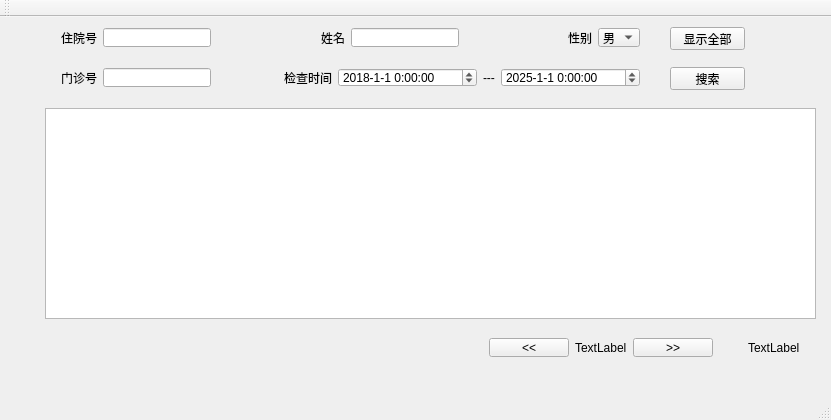
<?xml version="1.0" encoding="UTF-8"?>
<ui version="4.0">
 <class>MainWindow</class>
 <widget class="QMainWindow" name="MainWindow">
  <property name="geometry">
   <rect>
    <x>0</x>
    <y>0</y>
    <width>831</width>
    <height>420</height>
   </rect>
  </property>
  <property name="windowTitle">
   <string>MainWindow</string>
  </property>
  <widget class="QWidget" name="centralWidget">
   <widget class="QWidget" name="horizontalLayoutWidget">
    <property name="geometry">
     <rect>
      <x>50</x>
      <y>0</y>
      <width>601</width>
      <height>41</height>
     </rect>
    </property>
    <layout class="QHBoxLayout" name="horizontalLayout">
     <item>
      <widget class="QLabel" name="label">
       <property name="text">
        <string>住院号</string>
       </property>
      </widget>
     </item>
     <item>
      <widget class="QLineEdit" name="line_admissionName"/>
     </item>
     <item>
      <spacer name="horizontalSpacer">
       <property name="orientation">
        <enum>Qt::Horizontal</enum>
       </property>
       <property name="sizeHint" stdset="0">
        <size>
         <width>40</width>
         <height>20</height>
        </size>
       </property>
      </spacer>
     </item>
     <item>
      <widget class="QLabel" name="label_2">
       <property name="text">
        <string>姓名</string>
       </property>
      </widget>
     </item>
     <item>
      <widget class="QLineEdit" name="line_name"/>
     </item>
     <item>
      <spacer name="horizontalSpacer_2">
       <property name="orientation">
        <enum>Qt::Horizontal</enum>
       </property>
       <property name="sizeHint" stdset="0">
        <size>
         <width>40</width>
         <height>20</height>
        </size>
       </property>
      </spacer>
     </item>
     <item>
      <widget class="QLabel" name="label_3">
       <property name="text">
        <string>性别</string>
       </property>
      </widget>
     </item>
     <item>
      <widget class="QComboBox" name="box_sex">
       <item>
        <property name="text">
         <string>男</string>
        </property>
       </item>
       <item>
        <property name="text">
         <string>女</string>
        </property>
       </item>
      </widget>
     </item>
    </layout>
   </widget>
   <widget class="QWidget" name="horizontalLayoutWidget_2">
    <property name="geometry">
     <rect>
      <x>50</x>
      <y>40</y>
      <width>601</width>
      <height>41</height>
     </rect>
    </property>
    <layout class="QHBoxLayout" name="horizontalLayout_2">
     <item>
      <widget class="QLabel" name="label_4">
       <property name="text">
        <string>门诊号</string>
       </property>
      </widget>
     </item>
     <item>
      <widget class="QLineEdit" name="line_outpatientNum"/>
     </item>
     <item>
      <spacer name="horizontalSpacer_3">
       <property name="orientation">
        <enum>Qt::Horizontal</enum>
       </property>
       <property name="sizeHint" stdset="0">
        <size>
         <width>40</width>
         <height>20</height>
        </size>
       </property>
      </spacer>
     </item>
     <item>
      <widget class="QLabel" name="label_5">
       <property name="text">
        <string>检查时间</string>
       </property>
      </widget>
     </item>
     <item>
      <widget class="QDateTimeEdit" name="edit_starttime">
       <property name="dateTime">
        <datetime>
         <hour>0</hour>
         <minute>0</minute>
         <second>0</second>
         <year>2018</year>
         <month>1</month>
         <day>1</day>
        </datetime>
       </property>
       <property name="displayFormat">
        <string>yyyy-M-d H:mm:ss</string>
       </property>
      </widget>
     </item>
     <item>
      <widget class="QLabel" name="label_6">
       <property name="text">
        <string>---</string>
       </property>
      </widget>
     </item>
     <item>
      <widget class="QDateTimeEdit" name="edit_endtime">
       <property name="dateTime">
        <datetime>
         <hour>0</hour>
         <minute>0</minute>
         <second>0</second>
         <year>2025</year>
         <month>1</month>
         <day>1</day>
        </datetime>
       </property>
       <property name="displayFormat">
        <string>yyyy-M-d H:mm:ss</string>
       </property>
      </widget>
     </item>
    </layout>
   </widget>
   <widget class="QPushButton" name="btn_search">
    <property name="geometry">
     <rect>
      <x>670</x>
      <y>50</y>
      <width>75</width>
      <height>23</height>
     </rect>
    </property>
    <property name="text">
     <string>搜索</string>
    </property>
   </widget>
   <widget class="QTableView" name="tableView">
    <property name="geometry">
     <rect>
      <x>45</x>
      <y>91</y>
      <width>771</width>
      <height>211</height>
     </rect>
    </property>
   </widget>
   <widget class="QWidget" name="horizontalLayoutWidget_3">
    <property name="geometry">
     <rect>
      <x>420</x>
      <y>310</y>
      <width>391</width>
      <height>41</height>
     </rect>
    </property>
    <layout class="QHBoxLayout" name="horizontalLayout_3">
     <item>
      <spacer name="horizontalSpacer_6">
       <property name="orientation">
        <enum>Qt::Horizontal</enum>
       </property>
       <property name="sizeHint" stdset="0">
        <size>
         <width>40</width>
         <height>20</height>
        </size>
       </property>
      </spacer>
     </item>
     <item>
      <spacer name="horizontalSpacer_5">
       <property name="orientation">
        <enum>Qt::Horizontal</enum>
       </property>
       <property name="sizeHint" stdset="0">
        <size>
         <width>40</width>
         <height>20</height>
        </size>
       </property>
      </spacer>
     </item>
     <item>
      <widget class="QPushButton" name="prevButton">
       <property name="cursor">
        <cursorShape>PointingHandCursor</cursorShape>
       </property>
       <property name="text">
        <string>&lt;&lt;</string>
       </property>
      </widget>
     </item>
     <item>
      <widget class="QLabel" name="currentPageLabel">
       <property name="text">
        <string>TextLabel</string>
       </property>
      </widget>
     </item>
     <item>
      <widget class="QPushButton" name="nextButton">
       <property name="cursor">
        <cursorShape>PointingHandCursor</cursorShape>
       </property>
       <property name="text">
        <string>&gt;&gt;</string>
       </property>
      </widget>
     </item>
     <item>
      <spacer name="horizontalSpacer_4">
       <property name="orientation">
        <enum>Qt::Horizontal</enum>
       </property>
       <property name="sizeHint" stdset="0">
        <size>
         <width>40</width>
         <height>20</height>
        </size>
       </property>
      </spacer>
     </item>
     <item>
      <widget class="QLabel" name="totalPageLabel">
       <property name="text">
        <string>TextLabel</string>
       </property>
      </widget>
     </item>
    </layout>
   </widget>
   <widget class="QPushButton" name="btn_showAll">
    <property name="geometry">
     <rect>
      <x>670</x>
      <y>10</y>
      <width>75</width>
      <height>23</height>
     </rect>
    </property>
    <property name="text">
     <string>显示全部</string>
    </property>
   </widget>
  </widget>
  <widget class="QMenuBar" name="menuBar">
   <property name="geometry">
    <rect>
     <x>0</x>
     <y>0</y>
     <width>831</width>
     <height>23</height>
    </rect>
   </property>
  </widget>
  <widget class="QToolBar" name="mainToolBar">
   <attribute name="toolBarArea">
    <enum>TopToolBarArea</enum>
   </attribute>
   <attribute name="toolBarBreak">
    <bool>false</bool>
   </attribute>
  </widget>
  <widget class="QStatusBar" name="statusBar"/>
 </widget>
 <layoutdefault spacing="6" margin="11"/>
 <resources/>
 <connections/>
</ui>
